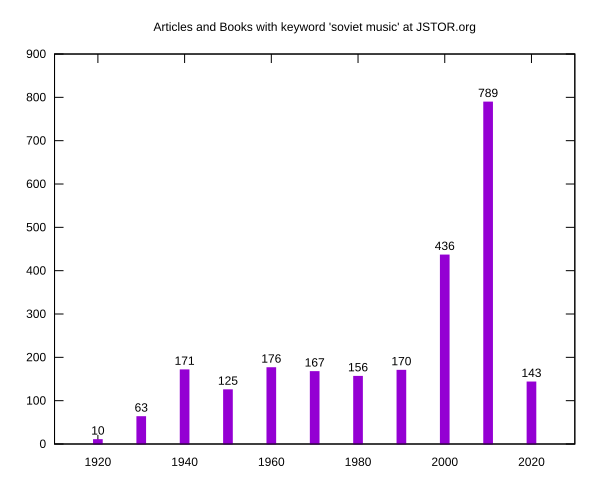

Write gnuplot code to recreate this figure.
set datafile separator ','
set style fill solid
set boxwidth 2
set yrange[0:900]
set xrange[1910:2030]
set terminal svg
set title "Articles and Books with keyword 'soviet music' at JSTOR.org"
plot 'jstor-results-overview.csv' u 1:2 w boxes notitle, \
	'' u 1:2:2 w labels offset 0,0.5 notitle
